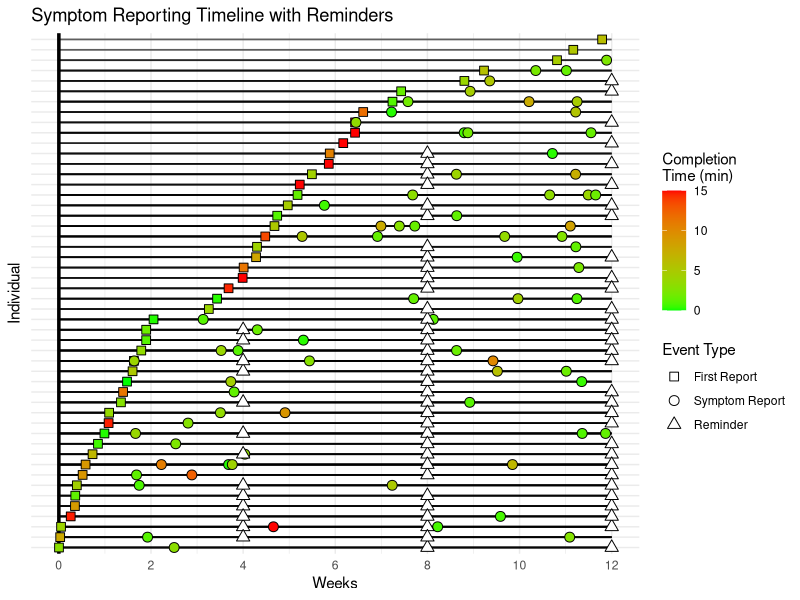

Generate this figure with R:
library(ggplot2)
library(dplyr)
library(scales)

set.seed(42)

# Parameters
n_users <- 50
n_weeks <- 12
lambda_symptom <- 2
rate_first_completion <- 1 / 6    # mean = 6 min
rate_followup_completion <- 1 / 3 # mean = 3 min

records <- data.frame(UserID = integer(), 
                      Week = numeric(), 
                      CompletionTimeMin = numeric())

# Simulate reports
for (user_id in 1:n_users) {
  repeat {
    n_symptoms <- rpois(1, lambda_symptom)
    if (n_symptoms > 0) break
  }
  
  report_times <- sort(runif(n_symptoms, 0, n_weeks))
  
  for (i in seq_along(report_times)) {
    completion <- if (i == 1) {
      rexp(1, rate = rate_first_completion)
    } else {
      rexp(1, rate = rate_followup_completion)
    }
    
    records <- rbind(records, data.frame(
      UserID = user_id,
      Week = report_times[i],
      CompletionTimeMin = completion
    ))
  }
}

# Tag first reports
records <- records %>%
  arrange(UserID, Week) %>%
  group_by(UserID) %>%
  mutate(
    Shape = ifelse(row_number() == 1, "First Report", "Symptom Report")
  ) %>%
  ungroup()

# Email reminder logic: every 4 weeks if no report in last 2 weeks
reminder_weeks <- seq(4, n_weeks, by = 4)
reminder_df <- data.frame()

for (uid in unique(records$UserID)) {
  user_data <- records %>% filter(UserID == uid) %>% arrange(Week)
  if (nrow(user_data) == 0) next
  
  first_report <- min(user_data$Week)
  
  for (remind_time in reminder_weeks) {
    # Only check reminders AFTER registration
    if (remind_time >= (first_report + 2)) {
      # Hasn't reported in last 2 weeks before this reminder
      if (all(user_data$Week < (remind_time - 2) | user_data$Week > remind_time)) {
        reminder_df <- rbind(reminder_df, data.frame(
          UserID = uid,
          Week = remind_time,
          CompletionTimeMin = NA,
          Shape = "Reminder"
        ))
      }
    }
  }
}


# Combine all data
final_df <- bind_rows(records, reminder_df)
final_df$Shape <- factor(final_df$Shape, levels = c("First Report", "Symptom Report", "Reminder"))

# Cap completion time at 15 min for color mapping
final_df$CappedCompletion <- pmin(final_df$CompletionTimeMin, 15)

# Ordering data
first_report_order <- final_df %>%
  filter(Shape == "First Report") %>%
  arrange(Week) %>%
  pull(UserID)

# Create an ordered factor for UserID
final_df$UserID <- factor(final_df$UserID, levels = unique(first_report_order))

# Plot
ggplot(final_df, aes(x = Week, y = factor(UserID))) +
  geom_vline(xintercept = 0, color = "black", linewidth = 1.2)+
  geom_segment(aes(x = 0, xend = n_weeks, y = factor(UserID), yend = factor(UserID)),
               color = "black", size = 0.6, alpha = 0.6)+
  geom_point(aes(
    shape = Shape,
    fill = CappedCompletion
  ),
  size = 3,
  color = "black") +
  scale_shape_manual(
    values = c("First Report" = 22, "Symptom Report" = 21, "Reminder" = 24),
    name = "Event Type"
  ) +
  scale_fill_gradient(
    low = "green", high = "red", na.value = "white",
    limits = c(0, 15),
    name = "Completion\nTime (min)"
  ) +
  scale_x_continuous(breaks = seq(0, 12, 2)) +
  labs(
    title = "Symptom Reporting Timeline with Reminders",
    x = "Weeks",
    y = "Individual"
  ) +
  theme_minimal() +
  theme(axis.text.y = element_blank(),
        axis.ticks.y = element_blank())
